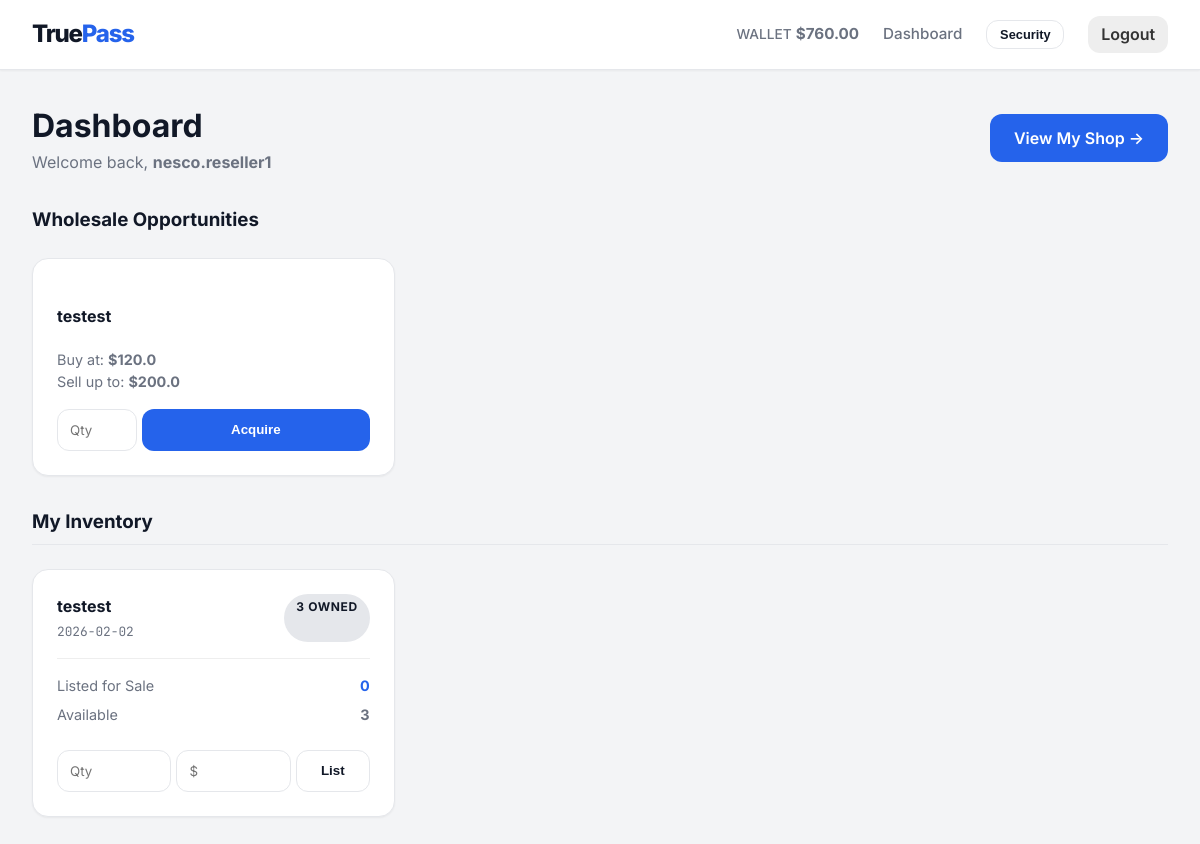
The page /dashboard (signed in) on the database its author committed.
### app.py (models this page shows, shortened)
class User(UserMixin, db.Model):
    id = db.Column(db.Integer, primary_key=True)
    username = db.Column(db.String(100), unique=True, nullable=False)
    password_hash = db.Column(db.String(200), nullable=False)
    wallet_address = db.Column(db.String(42), unique=True, nullable=False, index=True)
    balance = db.Column(db.Float, default=0.0)
    role = db.Column(db.String(20), nullable=False) # admin, organizer, reseller, customer
    parent_address = db.Column(db.String(42), nullable=True) # Hierarchy tracking
    is_active = db.Column(db.Boolean, default=True) # Account status

class Event(db.Model):
    id = db.Column(db.Integer, primary_key=True)
    creator_address = db.Column(db.String(42), db.ForeignKey('user.wallet_address'))
    name = db.Column(db.String(150), nullable=False)
    symbol = db.Column(db.String(10), nullable=False)
    date = db.Column(db.String(50))
    wholesale_price = db.Column(db.Float)
    max_resale_price = db.Column(db.Float)

class Ticket(db.Model):
    id = db.Column(db.Integer, primary_key=True)
    event_id = db.Column(db.Integer, db.ForeignKey('event.id'))
    owner_address = db.Column(db.String(42), db.ForeignKey('user.wallet_address'))
    is_listed = db.Column(db.Boolean, default=False)
    listing_price = db.Column(db.Float, nullable=True)

### app.py (the view, shortened to what this page needs)
@app.route('/dashboard')
@login_required
def dashboard():
    if current_user.role == 'admin':
        orgs = User.query.filter_by(role='organizer', parent_address=current_user.wallet_address).all()
        return render_template('dashboard.html', staff_list=orgs)
    market_events = []
    if current_user.role == 'reseller':
        market_events = Event.query.filter_by(creator_address=current_user.parent_address).all()
    my_assets = []
    asset_stats = db.session.query(
        Ticket.event_id, func.count(Ticket.id)
    ).filter_by(owner_address=current_user.wallet_address).group_by(Ticket.event_id).all()
    for eid, count in asset_stats:
        evt = Event.query.get(eid)
        listed = Ticket.query.filter_by(owner_address=current_user.wallet_address, event_id=eid, is_listed=True).count()
        my_assets.append({'event': evt, 'owned_count': count, 'listed_count': listed, 'unlisted_count': count-listed})
    return render_template('dashboard.html', my_assets=my_assets, market_events=market_events)

### app.py (called while the page is built)
@login_manager.user_loader
def load_user(user_id):
    return User.query.get(int(user_id))

### templates/dashboard.html (shortened to what this page needs)
{% extends "base.html" %}
{% block content %}
<div class="dashboard-header">
    <div>
        <h1 style="margin:0;">Dashboard</h1>
        <p style="color:var(--text-secondary); margin:0;">Welcome back, <strong>{{ current_user.username }}</strong></p>
    </div>
    <div style="display:flex; gap:10px;">
        {% if current_user.role == 'organizer' %}
            <button onclick="openModal('createEventModal')" class="btn btn-accent">
                + New Event
            </button>
            <button onclick="openModal('createUserModal')" class="btn btn-outline">
                + Add Reseller
            </button>
        {% elif current_user.role == 'admin' %}
            <button onclick="openModal('createUserModal')" class="btn btn-accent">
                + Create Organizer
            </button>
        {% elif current_user.role == 'reseller' %}
             <a href="{{ url_for('view_market', wallet_address=current_user.wallet_address) }}" class="btn btn-accent">
                View My Shop &rarr;
            </a>
        {% endif %}
    </div>
</div>
{% if current_user.role == 'organizer' %}
    <h3 style="border-bottom:1px solid var(--border-color); padding-bottom:0.5rem;">Your Events</h3>
    <div class="grid">
        {% for d in organizer_data %}
        <div class="card">
            <div style="margin-bottom:1rem;">
                <div style="display:flex; justify-content:space-between; align-items:start;">
                    <h3 style="margin:0;">{{ d.event.name }}</h3>
                    <span class="tag">{{ d.event.symbol }}</span>
                </div>
                <small style="color:var(--text-secondary);">{{ d.event.date }}</small>
            </div>
            <div style="background:var(--bg-color); padding:1rem; border-radius:var(--radius-md);">
                <div class="stat-row">
                    <span>Wholesale Price</span>
                    <span class="stat-val">${{ d.event.wholesale_price }}</span>
                </div>
                <div class="stat-row">
                    <span>Resale Cap</span>
                    <span class="stat-val">${{ d.event.max_resale_price }}</span>
                </div>
                <div class="stat-row" style="margin-top:0.5rem; padding-top:0.5rem; border-top:1px solid #ddd;">
                    <span>Sold / Total</span>
                    <span class="stat-val" style="color:var(--accent-color);">{{ d.sold }} / {{ d.total }}</span>
                </div>
            </div>
        </div>
        {% else %}
        <div style="grid-column:1/-1; text-align:center; padding:3rem; color:var(--text-secondary);">
            No events created yet. Click "New Event" to start.
        </div>
        {% endfor %}
    </div>
    <div id="createEventModal" class="modal">
        <div class="modal-content">
            <span class="close" onclick="closeModal('createEventModal')">&times;</span>
            <h2>🚀 Deploy New Event</h2>
            <form action="{{ url_for('create_event') }}" method="POST">
                <div style="display:grid; grid-template-columns: 2fr 1fr; gap:10px;">
                    <div><label>Event Name</label><input type="text" name="name" required></div>
                    <div><label>Symbol</label><input type="text" name="symbol" placeholder="TKT" required></div>
                </div>
                <label>Event Date</label><input type="date" name="date" required>
                <div style="display:grid; grid-template-columns: 1fr 1fr; gap:10px;">
                    <div><label>Wholesale ($)</label><input type="number" name="wholesale" step="0.01" required></div>
                    <div><label>Max Resale ($)</label><input type="number" name="cap" step="0.01" required></div>
                </div>
                <label>Total Supply (Tickets)</label><input type="number" name="supply" required>
                <button class="btn btn-accent" style="width:100%;">Mint Tickets</button>
            </form>
        </div>
    </div>
{% else %}
    {% if current_user.role == 'reseller' %}
    <h3 style="margin-top:2rem;">Wholesale Opportunities</h3>
    <div class="grid">
        {% for evt in market_events %}
        <div class="card">
            <h4>{{ evt.name }}</h4>
            <div style="font-size:0.9rem; color:var(--text-secondary); margin-bottom:1rem;">
                Buy at: <strong>${{ evt.wholesale_price }}</strong> <br>
                Sell up to: <strong>${{ evt.max_resale_price }}</strong>
            </div>
            <form action="{{ url_for('bulk_acquire') }}" method="POST" style="display:flex; gap:5px;">
                <input type="number" name="quantity" placeholder="Qty" style="margin:0; width:80px;" required>
                <button class="btn btn-accent" style="flex:1;">Acquire</button>
            </form>
        </div>
        {% endfor %}
    </div>
    {% endif %}
    <h3 style="margin-top:2rem; border-bottom:1px solid var(--border-color); padding-bottom:0.5rem;">My Inventory</h3>
    <div class="grid">
        {% for item in my_assets %}
        <div class="card">
            <div style="display:flex; justify-content:space-between;">
                <div>
                    <h4 style="margin:0;">{{ item.event.name }}</h4>
                    <span class="mono" style="font-size:0.8rem; color:var(--text-secondary);">{{ item.event.date }}</span>
                </div>
                <div class="tag">{{ item.owned_count }} Owned</div>
            </div>
            <div style="margin-top:1rem; padding-top:1rem; border-top:1px solid #eee;">
                <div class="stat-row">
                    <span>Listed for Sale</span>
                    <span style="color:var(--accent-color); font-weight:bold;">{{ item.listed_count }}</span>
                </div>
                <div class="stat-row">
                    <span>Available</span>
                    <span style="font-weight:bold;">{{ item.unlisted_count }}</span>
                </div>
            </div>
            {% if item.unlisted_count > 0 and current_user.role == 'reseller' %}
            <form action="{{ url_for('bulk_list') }}" method="POST" style="margin-top:1rem; display:grid; grid-template-columns:1fr 1fr auto; gap:5px;">
                <input type="number" name="quantity" max="{{ item.unlisted_count }}" placeholder="Qty" style="margin:0;" required>
                <input type="number" name="price" max="{{ item.event.max_resale_price }}" placeholder="$" style="margin:0;" required>
                <button class="btn btn-sm btn-outline">List</button>
            </form>
            {% endif %}
        </div>
        {% else %}
        <p style="color:var(--text-secondary);">You don't own any tickets yet.</p>
        {% endfor %}
    </div>
{% endif %}
{% endblock %}

### templates/base.html (shortened to what this page needs)
<!DOCTYPE html>
<html lang="en">
<head>
    <link rel="stylesheet" href="{{ url_for('static', filename='style.css') }}">
</head>
<body>
    <nav class="navbar">
        <div class="nav-container">
            <a href="{{ url_for('index') }}" class="logo">True<span class="text-accent">Pass</span></a>
            <div class="nav-links">
                {% if current_user.is_authenticated %}
                    <a href="{{ url_for('wallet') }}" class="nav-item">
                        <span style="color:var(--text-secondary); font-size:0.9em;">WALLET</span>
                        <span style="font-weight:bold;">${{ "%.2f"|format(current_user.balance) }}</span>
                    </a>
                    <a href="{{ url_for('dashboard') }}" class="nav-item">Dashboard</a>
                    <button onclick="openModal('passwordModal')" class="btn btn-outline" style="padding: 0.4rem 0.8rem; font-size: 0.8rem;">
                        Security
                    </button>
                    <a href="{{ url_for('logout') }}" class="btn btn-sm" style="background:#eee; color:#333; padding: 0.4rem 0.8rem;">Logout</a>
                {% else %}
                    <a href="{{ url_for('login') }}" class="nav-item">Log In</a>
                    <a href="{{ url_for('register') }}" class="btn btn-accent btn-sm">Sign Up</a>
                {% endif %}
            </div>
        </div>
    </nav>
    <main class="container">
        {% block content %}{% endblock %}
    </main>
</body>
</html>

### static/style.css (style rules this page uses)
:root { --bg-color: #F3F4F6; --surface-color: #FFFFFF; --text-primary: #111827; --text-secondary: #6B7280; --accent-color: #2563EB; --accent-hover: #1D4ED8; --border-color: #E5E7EB; --radius-lg: 16px; --radius-md: 12px; --shadow-sm: 0 1px 2px 0 rgba(0, 0, 0, 0.05); --shadow-md: 0 4px 6px -1px rgba(0, 0, 0, 0.1), 0 2px 4px -1px rgba(0, 0, 0, 0.06); --font-sans: 'Inter', system-ui, -apple-system, sans-serif; }
body { background-color: var(--bg-color); color: var(--text-primary); font-family: var(--font-sans); margin: 0; line-height: 1.5; }
.navbar { background: var(--surface-color); border-bottom: 1px solid var(--border-color); padding: 1rem 0; box-shadow: var(--shadow-sm); }
.nav-container { max-width: 1200px; margin: 0 auto; padding: 0 2rem; display: flex; justify-content: space-between; align-items: center; }
.logo { font-weight: 800; font-size: 1.5rem; text-decoration: none; color: var(--text-primary); letter-spacing: -0.05em; }
.nav-links { display: flex; gap: 1.5rem; align-items: center; }
.nav-item { text-decoration: none; color: var(--text-secondary); font-weight: 500; font-size: 0.95rem; transition: color 0.2s; }
.container { max-width: 1200px; margin: 2rem auto; padding: 0 2rem; }
.grid { display: grid; grid-template-columns: repeat(auto-fill, minmax(350px, 1fr)); gap: 1.5rem; margin-top: 1.5rem; }
.dashboard-header { display: flex; justify-content: space-between; align-items: center; margin-bottom: 2rem; }
.card { background: var(--surface-color); border: 1px solid var(--border-color); border-radius: var(--radius-lg); padding: 1.5rem; box-shadow: var(--shadow-sm); transition: all 0.2s ease; display: flex; flex-direction: column; justify-content: space-between; }
.stat-row { display: flex; justify-content: space-between; margin-bottom: 0.5rem; font-size: 0.9rem; color: var(--text-secondary); }
.btn { padding: 0.75rem 1.5rem; background-color: var(--text-primary); color: white; border: none; border-radius: var(--radius-md); font-weight: 600; cursor: pointer; text-decoration: none; display: inline-flex; align-items: center; justify-content: center; gap: 8px; transition: background 0.2s; }
.btn-accent { background-color: var(--accent-color); }
.btn-outline { background: transparent; border: 1px solid var(--border-color); color: var(--text-primary); }
input, select { width: 100%; padding: 0.75rem; margin-bottom: 1rem; border: 1px solid var(--border-color); border-radius: var(--radius-md); box-sizing: border-box; font-family: inherit; }
.tag { display: inline-block; padding: 0.25rem 0.75rem; border-radius: 999px; font-size: 0.75rem; font-weight: 700; text-transform: uppercase; letter-spacing: 0.05em; background: #E5E7EB; }
.mono { font-family: 'JetBrains Mono', monospace; }
.text-accent { color: var(--accent-color); }

### rows shown on the page
User: balance "760.00", username "nesco.reseller1"
Event: name "testest", wholesale_price "120.0", max_resale_price "200.0"
Ticket: event.name "testest", event "2026-02-02", owned_count "3", listed_count "0", unlisted_count "3"
